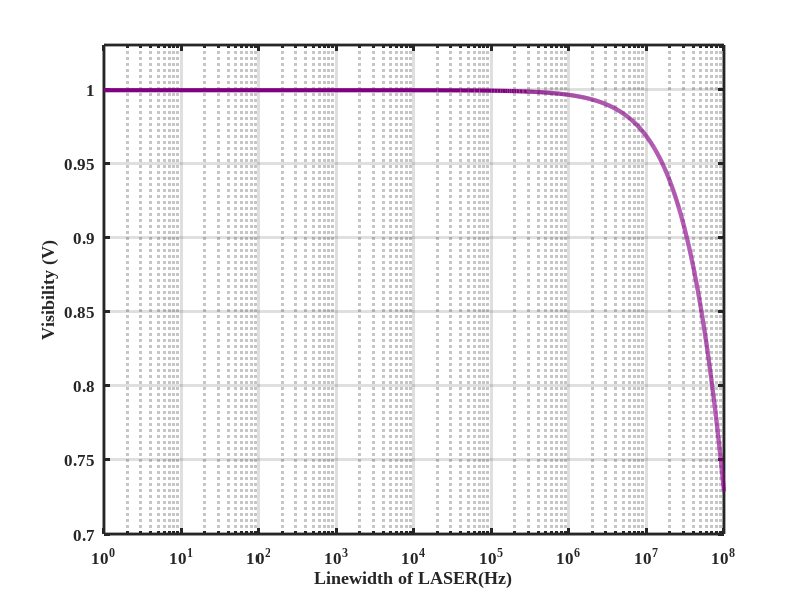

Source code (MATLAB):
clc; clear;
% parameters
mu = 0.5; % Mean Number of Photons/Pulse
alpha = 0.2; % Attenuation in fiber in dB/Km
delta_f = 1:1e4:1e8; % Linewidth in Hz
d_t = 1e-9; % 1/Bit rate
R_b = 1e9; % Bit Rate
L = 80; % Length of Fiber
t_B = 0.5; % Transmittance of BS
loss_MZI = 1 * 10^(-0.2); % 2 dB loss in MZI
theta = 0; % Phase difference of two consecutive pulses
eta = 0.2; % Efficiency of detector
P_d = 2e-7; % Dark Cout Probability/Pulse in detector
t_d = 10e-9; % Dead Time in detector
f_decoy = 0.2; % Probability used to generate the decoy state
duty_cycle_TTL = 0.75; % Duty cycle of TTL pulses of detector
% Phase Noise at LASER
sigma = sqrt(2*pi*delta_f*d_t);
%Channel transmittance
eta_channel = 10.^(- alpha * L /10);
Photon_count_after_channel = mu * 10.^(- alpha * L /10) * R_b;
%% DATA LINE %%
% After Beam Splitter
Photon_count_after_BS = mu * 10.^(- alpha * L /10)* R_b * t_B;
% Photon Counts considering the detector efficiency and dark count rate
Photon_count_after_D_d = Photon_count_after_BS .* eta + P_d * R_b;
% Effective time difference between two consecutive pulses at data line
effective_time_difference_D_d = 1./(Photon_count_after_D_d) + t_d;
% Considering the Duty Cycle of TTL Pulses at D_d
effective_counts_D_d = ((1./effective_time_difference_D_d)).* duty_cycle_TTL;
%% MONITORING LINE%%
% After Beam Splitter
Photon_count_after_BS = mu * 10.^(- alpha * L /10)* R_b * (1-t_B);
% Photon Counts after MZI
Photon_Count_MZI_Upper = loss_MZI * mu * 10.^(- alpha * L /10)*  R_b * (1-t_B) * ((1+ 1*exp(-(sigma.^2)./2) * cos(theta))/2);
Photon_Count_MZI_Lower = loss_MZI * mu * 10.^(- alpha * L /10)*  R_b * (1-t_B) * ((1- 1*exp(-(sigma.^2)./2) * cos(theta))/2);
% No. of Photons reach at the detectorss
Photon_Count_before_SPD_0 = Photon_Count_MZI_Upper;
Photon_Count_before_SPD_1 = Photon_Count_MZI_Lower;
% Photon Couts considering the detector efficiency and dark count rate
Photon_Count_after_SPD_0 = Photon_Count_before_SPD_0 * eta + P_d * R_b;
Photon_Count_after_SPD_1 = Photon_Count_before_SPD_1 * eta + P_d * R_b;
% Effective time difference between two consecutive pulses
effective_time_difference_SPD_0 = 1./(Photon_Count_after_SPD_0) + t_d;
effective_time_difference_SPD_1 = 1./(Photon_Count_after_SPD_1) + t_d;
% Considering the Duty Cycle of TTL Pulses
effective_counts_SPD_0 = ((1./effective_time_difference_SPD_0))* duty_cycle_TTL;
effective_counts_SPD_1 = ((1./effective_time_difference_SPD_1))* duty_cycle_TTL;
% Considering the Probability factor
total_counts_D_M1 = ((1./effective_time_difference_SPD_0))* duty_cycle_TTL * (2.*f_decoy + (1-f_decoy).^2./2);
total_counts_D_M2 = ((1./effective_time_difference_SPD_1))* duty_cycle_TTL * (2.*f_decoy + (1-f_decoy).^2./2);
% Visibility
V = (total_counts_D_M1 - total_counts_D_M2)./(total_counts_D_M1 + total_counts_D_M2);
% Linewidth Graph
semilogx(delta_f,V,'Color', [0.5, 0, 0.5],'LineWidth',3);
xlabel('Linewidth of LASER(Hz)' , 'FontSize', 13,'FontWeight', 'bold');
xlim([10^0 10^8]); 
ylabel('Visibility (V)' , 'FontSize', 13,'FontWeight', 'bold');
ylim([0.7 1.03]);
grid on;
set(gca, 'FontSize', 12, 'FontName', 'Times New Roman', 'LineWidth', 2, 'FontWeight', 'bold');
